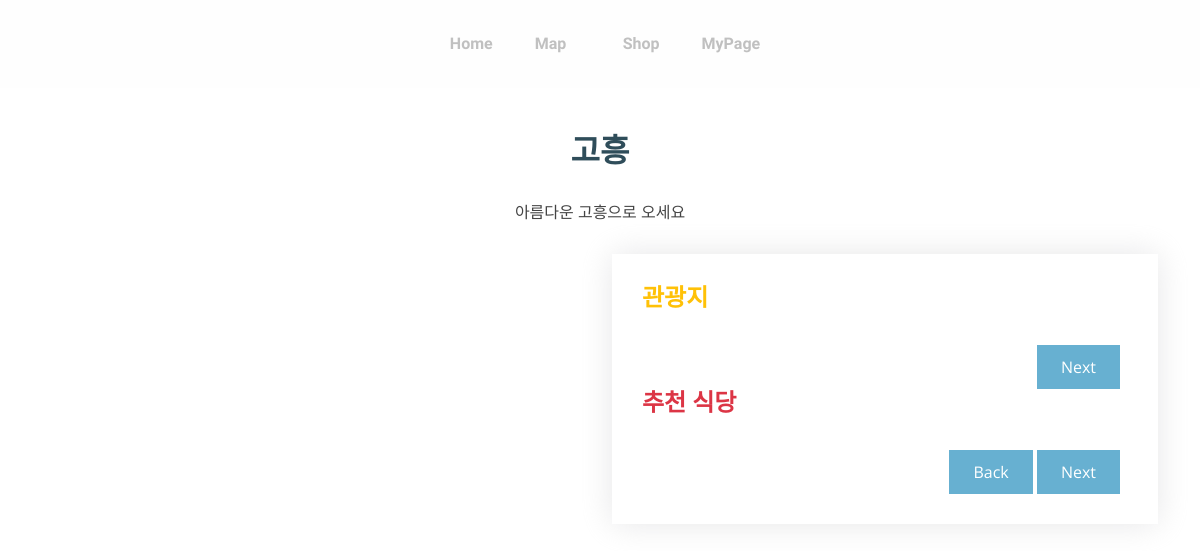
The page /goheung/ on the database as committed earlier.
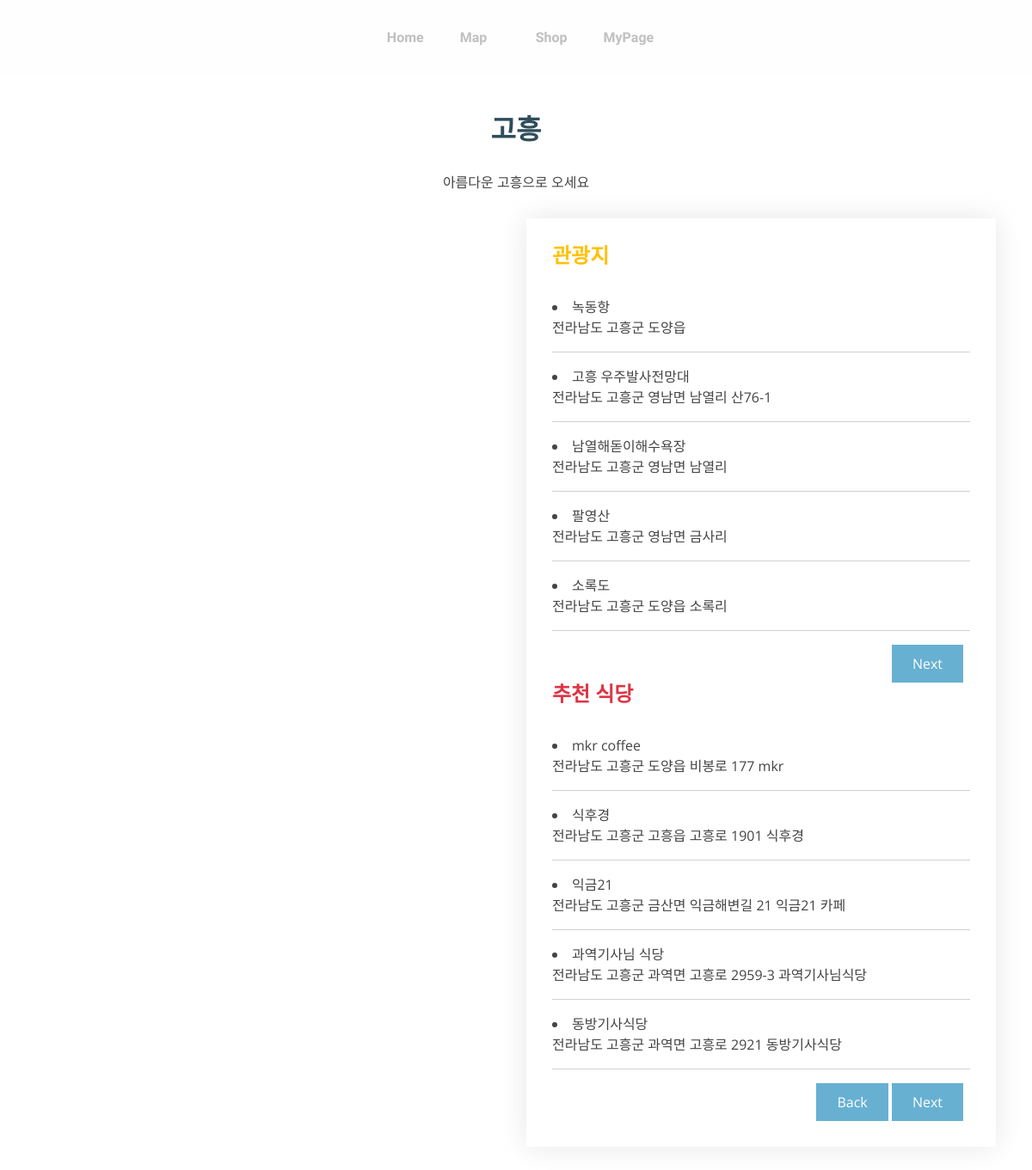
The same page on the database as committed later.
### myapp/models.py (models this page shows)
class goheungVisit(models.Model): #이름,위치,위도,경도
    name=models.CharField(max_length=15)
    location=models.CharField(max_length=50, default='')
    latitude=models.FloatField(default=0.0)
    longitude=models.FloatField(default=0.0)

class goheungRestaurant(models.Model): #이름,위치,위도,경도
    name=models.CharField(max_length=15)
    location=models.CharField(max_length=50, default='')
    latitude=models.FloatField(default=0.0)
    longitude=models.FloatField(default=0.0)

### myapp/views.py (the view)
# urls.py: path('goheung/', myapp_views.goheung, name='goheung'),
def goheung(request):
    restaurants = goheungRestaurant.objects.all
    visit = goheungVisit.objects.all
    return render(request, 'goheung.html', {'restaurants':restaurants, 'visit':visit})

### myapp/templates/goheung.html (shortened to what this page needs)
{% load static %}
<!DOCTYPE html>
<html lang="en">
<head>
  <link href="{% static '/vendor/aos/aos3.css' %}" rel="stylesheet">
  <link href="{% static '/vendor/bootstrap/css/bootstrap.min3.css' %}" rel="stylesheet">
  <link href="{% static '/vendor/bootstrap-icons/bootstrap-icons3.css' %}" rel="stylesheet">
  <link href="{% static '/vendor/boxicons/css/boxicons.min3.css' %}" rel="stylesheet">
  <link href="{% static '/vendor/glightbox/css/glightbox.min3.css' %}" rel="stylesheet">
  <link href="{% static '/vendor/swiper/swiper-bundle.min3.css' %}" rel="stylesheet">
  <link href="{% static '/css/style3.css'%}" rel="stylesheet">
  <link href="{% static '/css/mapcustom.css'%}" rel="stylesheet">
</head>
<body>
  <header id="header" class="header fixed-top d-flex align-items-center header-transparent">
    <div class="container d-flex align-items-center justify-content-between">
      <nav id="navbar" class="navbar">
        <ul>
          <li><a href="{% url 'home' %}">Home</a></li>
          <li class="dropdown">
            <a href="#"
              ><span>Map</span>
              <i class="bi bi-chevron-down dropdown-indicator"></i
            ></a>
          </li>
          <li><a href="{% url 'product' %}">Shop</a></li>
          <li><a href="{% url 'mypage' %}">MyPage</a></li>
        </ul>
      </nav>
    </div>
  </header>
    <section id="contact" class="contact ">
      <div class="container" data-aos="fade-up">
        <div class="section-title">
          <br/><br/><br/>
          <h2>고흥</h2>
          <p>아름다운 고흥으로 오세요</p>
        </div>
        <div class="row">
          <div class="col-lg-6 ">
    <div id="map" class="mb-4 mb-lg-0" style="width: 650px; height: 600px"></div>
          </div>
          <div class="col-lg-6 ">
            <form action="forms/contact.php" method="post" role="form" class="php-email-form">
              <div class="form-group">
                <h4 class="text-warning"><strong>관광지</strong></h4><br/>
                {% for v in visit %} <li>{{v.name}}</li> {{v.location}}<hr/>  {% endfor %}
                <div class="text-end"><button type="submit" class="me-md-2">Next</button></div>
                <h4 class="text-danger"><strong>추천 식당</strong></h4><br/>
                {% for re in restaurants %} <li>{{re.name}}</li> {{re.location}}<hr/> {% endfor %}
                <div class="text-end">
                  <button type="submit" class="" onclick="location.href='../'">Back</button>
                  <button type="submit" class="me-md-2 text-right">Next</button>
              </div>
            </form>
          </div>
      </div>
    </section>
</body>
</html>

Rows that differ between the two databases and show on the page:
added goheungVisit: name "녹동항", location "전라남도 고흥군 도양읍"
added goheungVisit: name "고흥 우주발사전망대", location "전라남도 고흥군 영남면 남열리 산76-1"
added goheungVisit: name "남열해돋이해수욕장", location "전라남도 고흥군 영남면 남열리"
added goheungVisit: name "팔영산", location "전라남도 고흥군 영남면 금사리"
added goheungVisit: name "소록도", location "전라남도 고흥군 도양읍 소록리"
added goheungRestaurant: name "mkr coffee", location "전라남도 고흥군 도양읍 비봉로 177 mkr"
added goheungRestaurant: name "식후경", location "전라남도 고흥군 고흥읍 고흥로 1901 식후경"
added goheungRestaurant: name "익금21", location "전라남도 고흥군 금산면 익금해변길 21 익금21 카페"
added goheungRestaurant: name "과역기사님 식당", location "전라남도 고흥군 과역면 고흥로 2959-3 과역기사님식당"
added goheungRestaurant: name "동방기사식당", location "전라남도 고흥군 과역면 고흥로 2921 동방기사식당"
